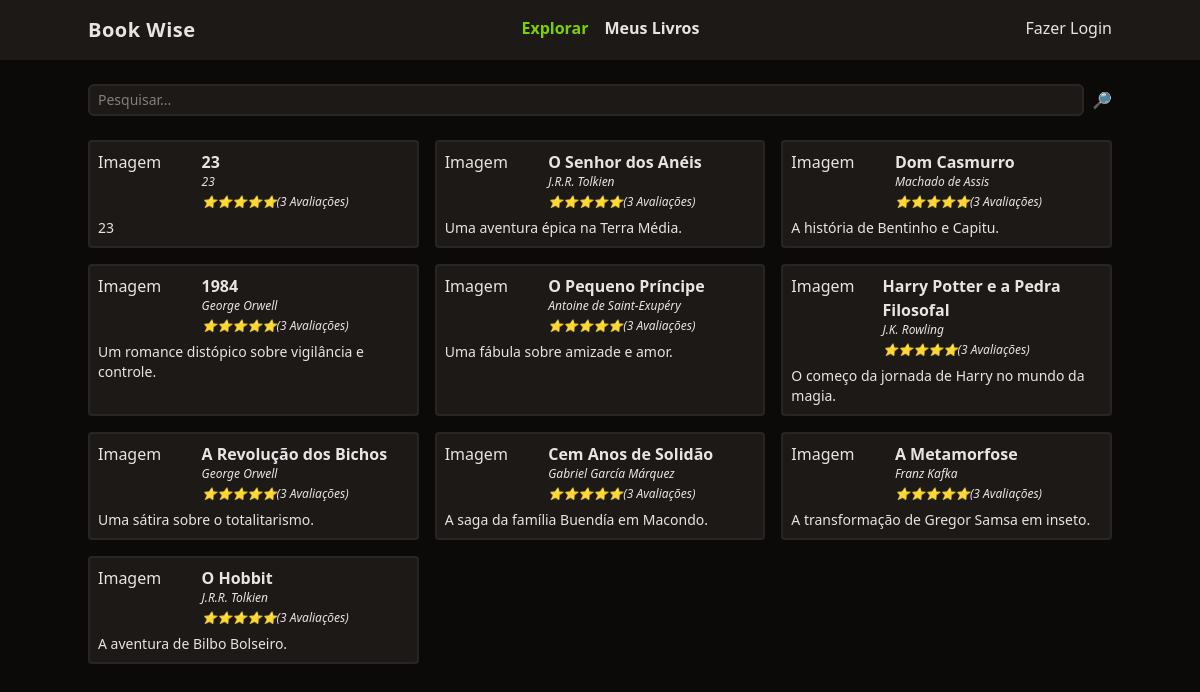
The page / on the database its author committed.
### tables this page shows
CREATE TABLE livros (
    id integer primary key,
    titulo varchar(255),
    autor varchar(100),
    descricao text
  , "ano_de_lancamento" integer NULL, "numero_de_paginas" VARCHAR(255) NULL, usuario_id INTEGER REFERENCES usuario (id) ON DELETE
SET
  NULL ON UPDATE CASCADE);

### functions.php (called while the page is built, shortened)
<?php
function view($view, $data = []) {
    require 'views/template/app.php';
}

### controllers/index.controller.php (called while the page is built)
<?php
$db = new DB();
$livros = $db->livros();
view('index', compact('livros'));
?>

### routes.php (called while the page is built, shortened)
<?php
  $controller = str_replace('/', '', parse_url($_SERVER['REQUEST_URI'])['path']);
  if (!$controller) $controller = 'index';
  require "controllers/{$controller}.controller.php";

### index.php (called while the page is built)
<?php
require "functions.php";
require "database.php";
require "routes.php";
?>

### database.php (called while the page is built)
<?php
class DB {
  public function livros() {
    $db = new PDO('sqlite:database.sqlite');
    $query = $db->query("select * from livros");
    return $query->fetchAll();
  }
}
?>

### views/index.view.php (the view)
<form class="w-full flex space-x-2 mt-6">
    <input
        type="text"
        class="border-stone-800 border-2 rounded-md bg-stone-900 text-sm focus:outline-none px-2 py-1 w-full"
        placeholder="Pesquisar..."
    >
    <button type="submit">🔎</button>
</form>
<section class="grid gap-4 grid-cols-1 md:grid-cols-2 lg:grid-cols-3">
    <?php foreach($livros as $livro): ?>
        <div class="p-2 rounded border-stone-800 border-2 bg-stone-900">
            <div class="flex">
                <div class="w-1/3">Imagem</div>
                <div class="space-y-1">
                    <a href="/livro?id=<?= $livro['id'] ?>" class="font-semibold hover:underline"><?= $livro['titulo'] ?></a>
                    <div class="text-xs italic"><?= $livro['autor'] ?></div>
                    <div class="text-xs italic">⭐⭐⭐⭐⭐(3 Avaliações)</div>
                </div>
            </div>
            <div class="text-sm mt-2"><?= $livro['descricao'] ?></div>
        </div>
    <?php endforeach; ?>
</section>

### views/template/app.php (shortened to what this page needs)
<!DOCTYPE html>
<html lang="en">
<head>
    <script src="https://cdn.jsdelivr.net/npm/@tailwindcss/browser@4"></script>
</head>
<body class="bg-stone-950 text-stone-200">
    <header class="bg-stone-900">
        <nav class="mx-auto max-w-screen-lg flex justify-between py-4">
            <div class="font-bold text-xl tracking-wide">Book Wise</div>
            <ul class="flex space-x-4 font-bold">
                <li><a href="/" class="text-lime-500">Explorar</a></li>
                <li><a href="/meus-livros.php" class="hover:underline">Meus Livros</a></li>
            </ul>
            <ul>
                <li><a href="/login.php">Fazer Login</a></li>
            </ul>
        </nav>
    </header>
    <main class="mx-auto max-w-screen-lg space-y-6">
        <?php require "views/{$view}.view.php" ?>
    </main>
</body>
</html>

### rows shown on the page
livros: titulo "23", autor "23", descricao "23"
livros: titulo "O Senhor dos Anéis", autor "J.R.R. Tolkien", descricao "Uma aventura épica na Terra Média."
livros: titulo "Dom Casmurro", autor "Machado de Assis", descricao "A história de Bentinho e Capitu."
livros: titulo "1984", autor "George Orwell", descricao "Um romance distópico sobre vigilância e controle."
livros: titulo "O Pequeno Príncipe", autor "Antoine de Saint-Exupéry", descricao "Uma fábula sobre amizade e amor."
livros: titulo "Harry Potter e a Pedra Filosofal", autor "J.K. Rowling", descricao "O começo da jornada de Harry no mundo da magia."
livros: titulo "A Revolução dos Bichos", autor "George Orwell", descricao "Uma sátira sobre o totalitarismo."
livros: titulo "Cem Anos de Solidão", autor "Gabriel García Márquez", descricao "A saga da família Buendía em Macondo."
livros: titulo "A Metamorfose", autor "Franz Kafka", descricao "A transformação de Gregor Samsa em inseto."
livros: titulo "O Hobbit", autor "J.R.R. Tolkien", descricao "A aventura de Bilbo Bolseiro."
